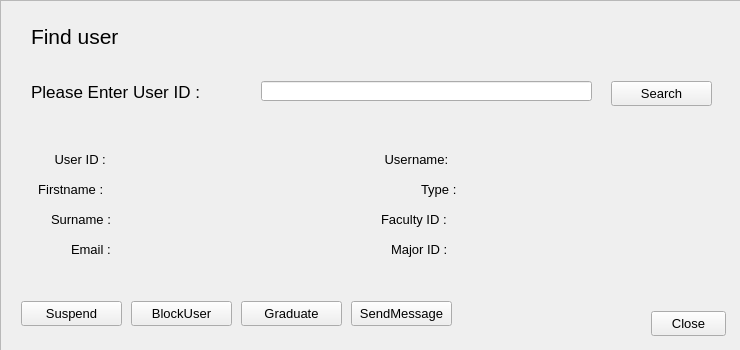
<?xml version="1.0" encoding="UTF-8"?>
<ui version="4.0">
 <class>Form</class>
 <widget class="QWidget" name="Form">
  <property name="geometry">
   <rect>
    <x>0</x>
    <y>0</y>
    <width>740</width>
    <height>350</height>
   </rect>
  </property>
  <property name="windowTitle">
   <string>Form</string>
  </property>
  <widget class="QScrollArea" name="addressEdit">
   <property name="geometry">
    <rect>
     <x>0</x>
     <y>0</y>
     <width>741</width>
     <height>351</height>
    </rect>
   </property>
   <property name="font">
    <font>
     <pointsize>13</pointsize>
    </font>
   </property>
   <property name="verticalScrollBarPolicy">
    <enum>Qt::ScrollBarAlwaysOff</enum>
   </property>
   <property name="horizontalScrollBarPolicy">
    <enum>Qt::ScrollBarAlwaysOff</enum>
   </property>
   <property name="widgetResizable">
    <bool>true</bool>
   </property>
   <widget class="QWidget" name="scrollAreaWidgetContents">
    <property name="geometry">
     <rect>
      <x>0</x>
      <y>0</y>
      <width>739</width>
      <height>349</height>
     </rect>
    </property>
    <widget class="QLabel" name="barLabel">
     <property name="geometry">
      <rect>
       <x>0</x>
       <y>-10</y>
       <width>5</width>
       <height>13</height>
      </rect>
     </property>
     <property name="text">
      <string/>
     </property>
    </widget>
    <widget class="QLabel" name="label">
     <property name="geometry">
      <rect>
       <x>30</x>
       <y>20</y>
       <width>171</width>
       <height>31</height>
      </rect>
     </property>
     <property name="font">
      <font>
       <pointsize>16</pointsize>
      </font>
     </property>
     <property name="text">
      <string>Find user</string>
     </property>
    </widget>
    <widget class="QLabel" name="label_2">
     <property name="geometry">
      <rect>
       <x>30</x>
       <y>80</y>
       <width>221</width>
       <height>21</height>
      </rect>
     </property>
     <property name="text">
      <string>Please Enter User ID :</string>
     </property>
    </widget>
    <widget class="QLineEdit" name="enterUser">
     <property name="geometry">
      <rect>
       <x>260</x>
       <y>80</y>
       <width>331</width>
       <height>20</height>
      </rect>
     </property>
    </widget>
    <widget class="QPushButton" name="searchButton">
     <property name="geometry">
      <rect>
       <x>610</x>
       <y>80</y>
       <width>101</width>
       <height>25</height>
      </rect>
     </property>
     <property name="font">
      <font>
       <pointsize>10</pointsize>
      </font>
     </property>
     <property name="text">
      <string>Search</string>
     </property>
    </widget>
    <widget class="QPushButton" name="closeButton">
     <property name="geometry">
      <rect>
       <x>650</x>
       <y>310</y>
       <width>75</width>
       <height>25</height>
      </rect>
     </property>
     <property name="font">
      <font>
       <pointsize>10</pointsize>
      </font>
     </property>
     <property name="text">
      <string>Close</string>
     </property>
    </widget>
    <widget class="QLabel" name="label_3">
     <property name="geometry">
      <rect>
       <x>50</x>
       <y>150</y>
       <width>71</width>
       <height>16</height>
      </rect>
     </property>
     <property name="font">
      <font>
       <pointsize>10</pointsize>
      </font>
     </property>
     <property name="text">
      <string> User ID :</string>
     </property>
    </widget>
    <widget class="QLabel" name="label_4">
     <property name="geometry">
      <rect>
       <x>30</x>
       <y>180</y>
       <width>101</width>
       <height>16</height>
      </rect>
     </property>
     <property name="font">
      <font>
       <pointsize>10</pointsize>
      </font>
     </property>
     <property name="text">
      <string>  Firstname :</string>
     </property>
    </widget>
    <widget class="QLabel" name="label_5">
     <property name="geometry">
      <rect>
       <x>50</x>
       <y>210</y>
       <width>91</width>
       <height>16</height>
      </rect>
     </property>
     <property name="font">
      <font>
       <pointsize>10</pointsize>
      </font>
     </property>
     <property name="text">
      <string>Surname :</string>
     </property>
    </widget>
    <widget class="QLabel" name="label_7">
     <property name="geometry">
      <rect>
       <x>70</x>
       <y>240</y>
       <width>61</width>
       <height>16</height>
      </rect>
     </property>
     <property name="font">
      <font>
       <pointsize>10</pointsize>
      </font>
     </property>
     <property name="text">
      <string>Email :</string>
     </property>
    </widget>
    <widget class="QLabel" name="label_8">
     <property name="geometry">
      <rect>
       <x>380</x>
       <y>150</y>
       <width>91</width>
       <height>16</height>
      </rect>
     </property>
     <property name="font">
      <font>
       <pointsize>10</pointsize>
      </font>
     </property>
     <property name="text">
      <string> Username:</string>
     </property>
    </widget>
    <widget class="QLabel" name="label_9">
     <property name="geometry">
      <rect>
       <x>420</x>
       <y>180</y>
       <width>51</width>
       <height>16</height>
      </rect>
     </property>
     <property name="font">
      <font>
       <pointsize>10</pointsize>
      </font>
     </property>
     <property name="text">
      <string>Type :</string>
     </property>
    </widget>
    <widget class="QLabel" name="label_10">
     <property name="geometry">
      <rect>
       <x>380</x>
       <y>210</y>
       <width>91</width>
       <height>16</height>
      </rect>
     </property>
     <property name="font">
      <font>
       <pointsize>10</pointsize>
      </font>
     </property>
     <property name="text">
      <string>Faculty ID :</string>
     </property>
    </widget>
    <widget class="QLabel" name="label_11">
     <property name="geometry">
      <rect>
       <x>390</x>
       <y>240</y>
       <width>81</width>
       <height>16</height>
      </rect>
     </property>
     <property name="font">
      <font>
       <pointsize>10</pointsize>
      </font>
     </property>
     <property name="text">
      <string>Major ID :</string>
     </property>
    </widget>
    <widget class="QLabel" name="userID">
     <property name="geometry">
      <rect>
       <x>130</x>
       <y>150</y>
       <width>231</width>
       <height>16</height>
      </rect>
     </property>
     <property name="font">
      <font>
       <pointsize>10</pointsize>
      </font>
     </property>
     <property name="text">
      <string/>
     </property>
    </widget>
    <widget class="QLabel" name="firstName">
     <property name="geometry">
      <rect>
       <x>130</x>
       <y>180</y>
       <width>231</width>
       <height>16</height>
      </rect>
     </property>
     <property name="font">
      <font>
       <pointsize>10</pointsize>
      </font>
     </property>
     <property name="text">
      <string/>
     </property>
    </widget>
    <widget class="QLabel" name="surName">
     <property name="geometry">
      <rect>
       <x>130</x>
       <y>210</y>
       <width>231</width>
       <height>16</height>
      </rect>
     </property>
     <property name="font">
      <font>
       <pointsize>10</pointsize>
      </font>
     </property>
     <property name="text">
      <string/>
     </property>
    </widget>
    <widget class="QLabel" name="eMail">
     <property name="geometry">
      <rect>
       <x>130</x>
       <y>240</y>
       <width>231</width>
       <height>16</height>
      </rect>
     </property>
     <property name="font">
      <font>
       <pointsize>10</pointsize>
      </font>
     </property>
     <property name="text">
      <string/>
     </property>
    </widget>
    <widget class="QLabel" name="userName">
     <property name="geometry">
      <rect>
       <x>480</x>
       <y>150</y>
       <width>221</width>
       <height>16</height>
      </rect>
     </property>
     <property name="font">
      <font>
       <pointsize>10</pointsize>
      </font>
     </property>
     <property name="text">
      <string/>
     </property>
    </widget>
    <widget class="QLabel" name="type">
     <property name="geometry">
      <rect>
       <x>480</x>
       <y>180</y>
       <width>221</width>
       <height>16</height>
      </rect>
     </property>
     <property name="font">
      <font>
       <pointsize>10</pointsize>
      </font>
     </property>
     <property name="text">
      <string/>
     </property>
    </widget>
    <widget class="QLabel" name="facultyID">
     <property name="geometry">
      <rect>
       <x>480</x>
       <y>210</y>
       <width>221</width>
       <height>16</height>
      </rect>
     </property>
     <property name="font">
      <font>
       <pointsize>10</pointsize>
      </font>
     </property>
     <property name="text">
      <string/>
     </property>
    </widget>
    <widget class="QLabel" name="majorID">
     <property name="geometry">
      <rect>
       <x>480</x>
       <y>240</y>
       <width>221</width>
       <height>16</height>
      </rect>
     </property>
     <property name="font">
      <font>
       <pointsize>10</pointsize>
      </font>
     </property>
     <property name="text">
      <string/>
     </property>
    </widget>
    <widget class="QPushButton" name="suspend">
     <property name="geometry">
      <rect>
       <x>20</x>
       <y>300</y>
       <width>101</width>
       <height>25</height>
      </rect>
     </property>
     <property name="font">
      <font>
       <pointsize>10</pointsize>
      </font>
     </property>
     <property name="text">
      <string>Suspend</string>
     </property>
    </widget>
    <widget class="QPushButton" name="blockAccess">
     <property name="geometry">
      <rect>
       <x>130</x>
       <y>300</y>
       <width>101</width>
       <height>25</height>
      </rect>
     </property>
     <property name="font">
      <font>
       <pointsize>10</pointsize>
      </font>
     </property>
     <property name="text">
      <string>BlockUser</string>
     </property>
    </widget>
    <widget class="QPushButton" name="graduate">
     <property name="geometry">
      <rect>
       <x>240</x>
       <y>300</y>
       <width>101</width>
       <height>25</height>
      </rect>
     </property>
     <property name="font">
      <font>
       <pointsize>10</pointsize>
      </font>
     </property>
     <property name="text">
      <string>Graduate</string>
     </property>
    </widget>
    <widget class="QPushButton" name="sendMessage">
     <property name="geometry">
      <rect>
       <x>350</x>
       <y>300</y>
       <width>101</width>
       <height>25</height>
      </rect>
     </property>
     <property name="font">
      <font>
       <pointsize>10</pointsize>
      </font>
     </property>
     <property name="text">
      <string>SendMessage</string>
     </property>
    </widget>
   </widget>
  </widget>
 </widget>
 <resources/>
 <connections/>
</ui>
